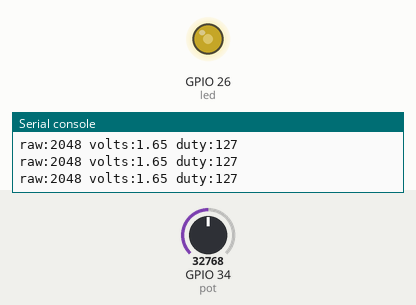
This program was run on a simulated ESP32 board running MicroPython. Shown: output pins drawn as LEDs (lit = HIGH), the last lines printed to the serial console. Wiring (from the project's diagram.json): yellow LED on GPIO 26, potentiometer on GPIO 34. The inputs (shaded band) are chosen by the test bench; at power-on: GPIO 34 (pot) = 32768 (analog values on the 0–65535 scale).

Above: at 1.2 s.
1.3 s: GPIO 34 (pot) set to 45874
At 2.1 s:
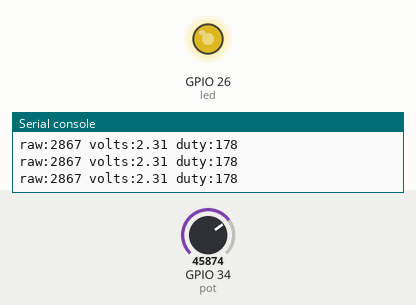
2.8 s: GPIO 34 (pot) set to 57670
At 3.5 s:
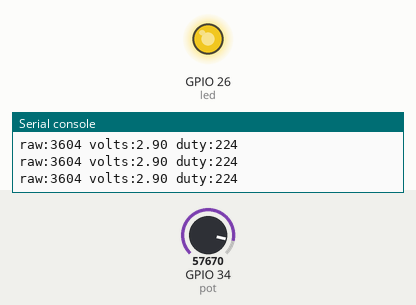
4.3 s: GPIO 34 (pot) set to 7864
At 4.9 s:
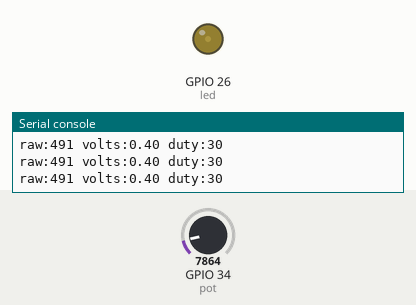
5.8 s: GPIO 34 (pot) set to 0
At 6.3 s:
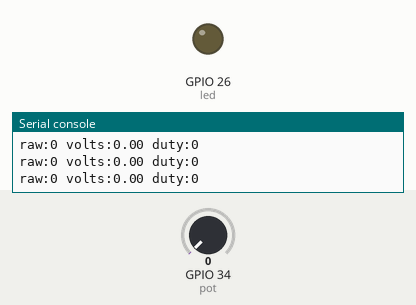
7.3 s: GPIO 34 (pot) set to 32767
At 7.6 s:
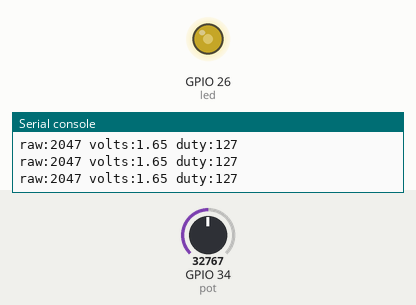
Timing chart, 0 to 9.8 s (numbered marks = the images above; inputs shaded):
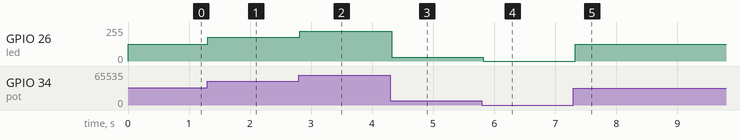

Measured:
- after the input at 1.3 s, GPIO 26 (led): 127/255 → 178/255 at once
- after the input at 2.8 s, GPIO 26 (led): 178/255 → 224/255 at once
- after the input at 4.3 s, GPIO 26 (led): 224/255 → 30/255 at once
- after the input at 5.8 s, GPIO 26 (led): 30/255 → 0/255 at once
- after the input at 7.3 s, GPIO 26 (led): 0/255 → 127/255 at once

The program:

main.py
```python
# Lab 3 - The Analog World: ADC in, PWM out
# Potentiometer wiper -> GPIO 34 (ADC), LED on GPIO 26 dimmed with PWM.
from machine import Pin, ADC, PWM
import time

pot = ADC(Pin(34))
pot.atten(ADC.ATTN_11DB)             # full 0 ... 3.3 V input range
led = PWM(Pin(26), freq=1000)        # 1 kHz PWM on the LED

while True:
    raw = pot.read_u16() >> 4        # 16-bit reading -> 12-bit: 0 ... 4095
    volts = raw * 3.3 / 4095
    duty = raw * 255 // 4095         # scale to 8-bit duty: 0 ... 255
    led.duty_u16(duty * 257)         # 0..255 -> 0..65535
    print("raw:%d volts:%.2f duty:%d" % (raw, volts, duty))
    time.sleep_ms(100)
```
